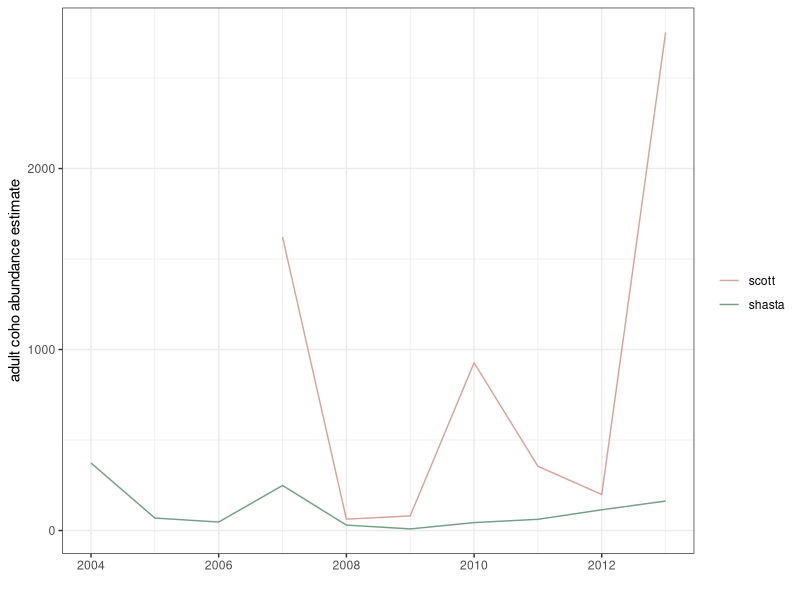
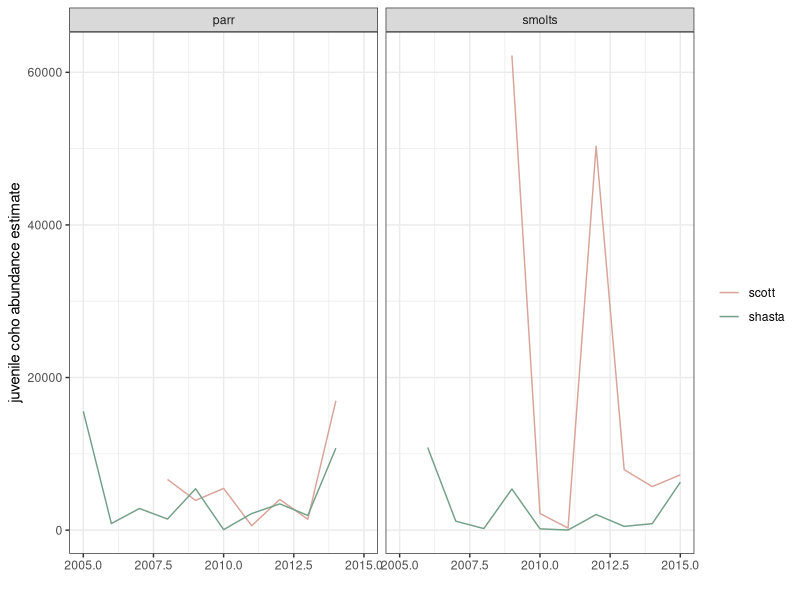

Recreate these plots in R, in order.
## ---- chunk 1
knitr::opts_chunk$set(echo = TRUE, warning = FALSE, fig.width=15, fig.height=10)
library(tidyverse)
library(lubridate)
library(ggplot2)
library(scales)
library(readxl)

colors_full <-  c("#9A8822", "#F5CDB4", "#F8AFA8", "#FDDDA0", "#74A089", #Royal 2
                  "#899DA4", "#C93312", "#DC863B", # royal 1 (- 3)
                  "#F1BB7B", "#FD6467", "#5B1A18", "#D67236",# Grand Budapest 1 (-4)
                  "#D8B70A", "#02401B", "#A2A475", # Cavalcanti 1
                  "#E6A0C4", "#C6CDF7", "#D8A499", "#7294D4", #Grand Budapest 2
                  "#9986A5", "#EAD3BF", "#AA9486", "#B6854D", "#798E87", # Isle of dogs 2 altered slightly
                  "#F3DF6C", "#CEAB07", "#D5D5D3", "#24281A", # Moonriese 1, 
                  "#798E87", "#C27D38", "#CCC591", "#29211F", # moonrise 2
                  "#85D4E3", "#F4B5BD", "#9C964A", "#CDC08C", "#FAD77B" ) # moonrise 3 

colors_two <- c("#D8A499", "#74A089")
## ---- chunk 2
spawner_raw <- read_csv(here::here("data-raw", "fisheries", "modeled", "spawners.csv"))
## ---- chunk 3
spawner_raw |> 
  ggplot(aes(x = adult_year, y = spawners, colour = stream)) +
  geom_line() +
  scale_color_manual(values = colors_two) +
  theme_bw() +
  labs(x = "",
       y = "adult coho abundance estimate",
       color = "")

## ---- chunk 4
juvenile_raw <- read_csv(here::here("data-raw", "fisheries", "modeled", "juvenile.csv"))
## ---- chunk 5
juvenile_raw |> 
  ggplot(aes(x = year, y = juvenile_abundance, colour = stream)) +
  geom_line() +
  scale_color_manual(values = colors_two) +
  theme_bw() +
  labs(x = "",
       y = "juvenile coho abundance estimate",
       color = "") +
  facet_wrap(~lifestage)

